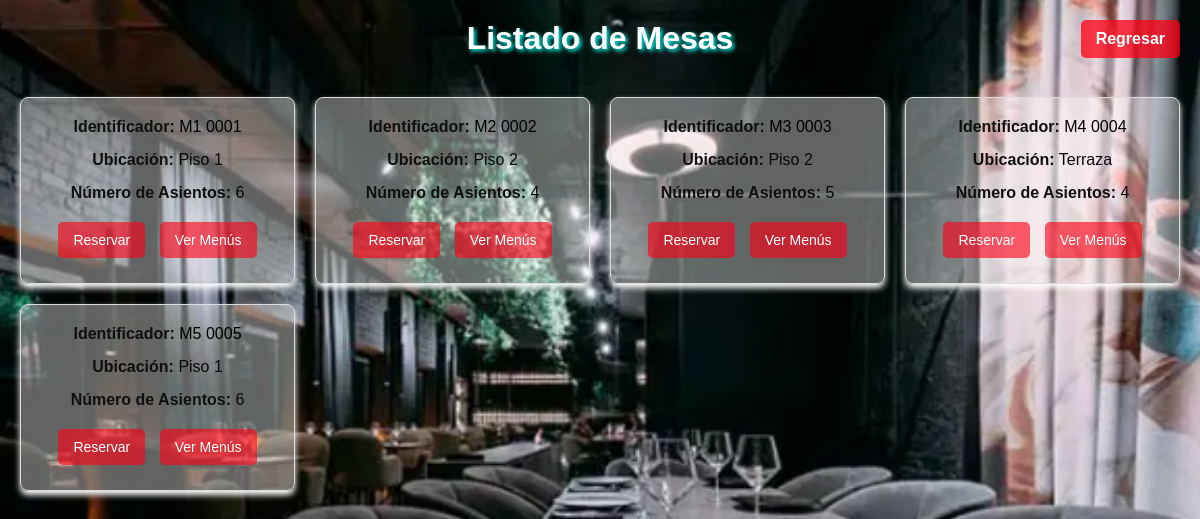
Screenshot of /listarmesas/ with the database file from the repository.
### mesas/models.py (models this page shows, shortened)
class Mesa(models.Model):
    identificador = models.CharField(max_length=50)
    numero_asientos = models.IntegerField()
    ubicacion = models.CharField(max_length=100)
    estado = models.CharField(
        max_length=10,
        choices=[(tag.name, tag.value) for tag in EstadoMesa],
        default=EstadoMesa.LIBRE.name,
        verbose_name="Estado"
    )
    mesas_unidas: Manager = models.ManyToManyField('self', blank=True, symmetrical=False)
    hora_disponible = models.DateTimeField(null=True, blank=True)

### mesas/views.py (the view)
# urls.py: path('listarmesas/', mesas_views.listarmesas, name='listarmesas'),
def listarmesas(request):
    mesas = Mesa.objects.all()  # Obtén todas las mesas de la base de datos
    if request.method == 'POST':
        form = ReservaForm(request.POST)  # Instanciar formulario con los datos enviados
        if form.is_valid():  # Validar el formulario
            mesa = get_object_or_404(Mesa, id=request.POST.get('mesa_id'))  # Buscar la mesa por ID
            reserva = form.save(commit=False)  # Crear instancia de reserva sin guardarla aún
            reserva.mesa = mesa  # Asignar la mesa a la reserva
            reserva.save()  # Guardar definitivamente en la base de datos
            return render(request, 'listarmesas.html', {
                'mesas': mesas,
                'form': ReservaForm(),  # Formulario vacío para siguiente reserva
                'success_message': f'Reserva creada para la mesa {mesa.identificador}.',
            })
    else:
        form = ReservaForm()  # Formulario vacío para la reserva
    return render(request, 'listarmesas.html', {
        'mesas': mesas,
        'form': form,
    })

### mesas/models.py (called while the page is built)
    def __str__(self):
        return self.nombre

### templates/listarmesas.html (shortened to what this page needs)
{% load static %}
<!DOCTYPE html>
<html lang="es">
<head>
    <link rel="stylesheet" href="{% static 'css/listarmesas.css' %}">
</head>
<body>
<a href="{% url 'home' %}" class="back-button">Regresar</a>
<h1>Listado de Mesas</h1>
<div class="mesas-container">
    {% for mesa in mesas %}
        <div class="mesa-card">
            <strong>Identificador:</strong> {{ mesa.identificador }}<br>
            <p><strong>Ubicación:</strong> {{ mesa.ubicacion }}</p>
            <p><strong>Número de Asientos:</strong> {{ mesa.numero_asientos }}</p>
            <button onclick="mostrarFormulario({{ mesa.id }})">Reservar</button>
            <a href="{% url 'menuvista' %}">Ver Menús</a>
        </div>
    {% empty %}
        <p>No hay mesas disponibles.</p>
    {% endfor %}
</div>
</body>
</html>

### Restaurante/static/css/listarmesas.css (style rules this page uses)
body { font-family: Arial, sans-serif; margin: 0; padding: 0; background-image: url('./images/mesa1.png'); background-size: cover; background-position: center; background-attachment: fixed; }
h1 { text-align: center; color: #fff; margin: 20px 0; padding: 0; text-shadow: 2px 2px 4px rgb(0, 255, 247); }
.back-button { position: absolute; top: 20px; right: 20px; background-color: rgba(255, 0, 21, 0.76); color: white; padding: 10px 15px; border: none; border-radius: 5px; text-decoration: none; font-weight: bold; cursor: pointer; transition: background-color 0.3s; }
.mesas-container { display: grid; grid-template-columns: repeat(4, 1fr); gap: 20px; padding: 20px; max-width: 1200px; margin: 0 auto; }
.mesa-card { background-color: rgba(255, 255, 255, 0.38); border: 1px solid #ddd; border-radius: 8px; box-shadow: 0 4px 6px rgb(255, 255, 255); padding: 20px; text-align: center; transition: transform 0.3s, box-shadow 0.3s; }
.mesa-card strong { color: #101010; }
.mesa-card p { margin: 15px 0; color: #090909; }
.mesa-card button, .mesa-card a { display: inline-block; margin: 5px; padding: 10px 15px; font-size: 14px; border: none; border-radius: 5px; text-decoration: none; cursor: pointer; transition: background-color 0.3s; }
.mesa-card button { background-color: rgba(255, 0, 21, 0.62); color: #fff; }
.mesa-card a { background-color: rgba(255, 0, 21, 0.62); color: #fff; }

### rows the page displays
Mesa: identificador "M1 0001", ubicacion "Piso 1", numero_asientos "6"
Mesa: identificador "M2 0002", ubicacion "Piso 2", numero_asientos "4"
Mesa: identificador "M3 0003", ubicacion "Piso 2", numero_asientos "5"
Mesa: identificador "M4 0004", ubicacion "Terraza", numero_asientos "4"
Mesa: identificador "M5 0005", ubicacion "Piso 1", numero_asientos "6"
